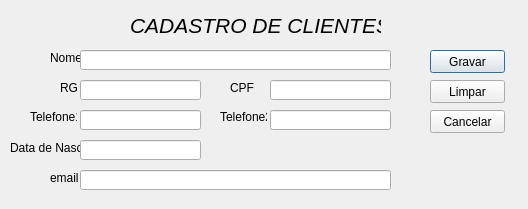
<?xml version="1.0" encoding="UTF-8"?>
<ui version="4.0">
 <class>FrmCadClienteDialog</class>
 <widget class="QDialog" name="FrmCadClienteDialog">
  <property name="geometry">
   <rect>
    <x>0</x>
    <y>0</y>
    <width>528</width>
    <height>209</height>
   </rect>
  </property>
  <property name="windowTitle">
   <string>Cadastro Cliente</string>
  </property>
  <widget class="QLabel" name="label">
   <property name="geometry">
    <rect>
     <x>50</x>
     <y>50</y>
     <width>31</width>
     <height>16</height>
    </rect>
   </property>
   <property name="text">
    <string>Nome</string>
   </property>
  </widget>
  <widget class="QLabel" name="label_2">
   <property name="geometry">
    <rect>
     <x>60</x>
     <y>80</y>
     <width>21</width>
     <height>16</height>
    </rect>
   </property>
   <property name="text">
    <string>RG</string>
   </property>
  </widget>
  <widget class="QLabel" name="label_3">
   <property name="geometry">
    <rect>
     <x>230</x>
     <y>80</y>
     <width>31</width>
     <height>16</height>
    </rect>
   </property>
   <property name="text">
    <string>CPF</string>
   </property>
  </widget>
  <widget class="QLabel" name="label_4">
   <property name="geometry">
    <rect>
     <x>30</x>
     <y>110</y>
     <width>47</width>
     <height>13</height>
    </rect>
   </property>
   <property name="text">
    <string>Telefone1</string>
   </property>
  </widget>
  <widget class="QLabel" name="label_5">
   <property name="geometry">
    <rect>
     <x>220</x>
     <y>110</y>
     <width>47</width>
     <height>13</height>
    </rect>
   </property>
   <property name="text">
    <string>Telefone2</string>
   </property>
  </widget>
  <widget class="QLabel" name="label_6">
   <property name="geometry">
    <rect>
     <x>10</x>
     <y>140</y>
     <width>71</width>
     <height>16</height>
    </rect>
   </property>
   <property name="text">
    <string>Data de Nasc.</string>
   </property>
  </widget>
  <widget class="QLabel" name="label_7">
   <property name="geometry">
    <rect>
     <x>50</x>
     <y>170</y>
     <width>31</width>
     <height>16</height>
    </rect>
   </property>
   <property name="text">
    <string>email</string>
   </property>
  </widget>
  <widget class="QLineEdit" name="edNome">
   <property name="geometry">
    <rect>
     <x>80</x>
     <y>50</y>
     <width>311</width>
     <height>20</height>
    </rect>
   </property>
  </widget>
  <widget class="QLineEdit" name="edRG">
   <property name="geometry">
    <rect>
     <x>80</x>
     <y>80</y>
     <width>121</width>
     <height>20</height>
    </rect>
   </property>
  </widget>
  <widget class="QLineEdit" name="edCPF">
   <property name="geometry">
    <rect>
     <x>270</x>
     <y>80</y>
     <width>121</width>
     <height>20</height>
    </rect>
   </property>
  </widget>
  <widget class="QLineEdit" name="edTelefone1">
   <property name="geometry">
    <rect>
     <x>80</x>
     <y>110</y>
     <width>121</width>
     <height>20</height>
    </rect>
   </property>
  </widget>
  <widget class="QLineEdit" name="edTelefone2">
   <property name="geometry">
    <rect>
     <x>270</x>
     <y>110</y>
     <width>121</width>
     <height>20</height>
    </rect>
   </property>
  </widget>
  <widget class="QLineEdit" name="edNasc">
   <property name="geometry">
    <rect>
     <x>80</x>
     <y>140</y>
     <width>121</width>
     <height>20</height>
    </rect>
   </property>
  </widget>
  <widget class="QLineEdit" name="edEmail">
   <property name="geometry">
    <rect>
     <x>80</x>
     <y>170</y>
     <width>311</width>
     <height>20</height>
    </rect>
   </property>
  </widget>
  <widget class="QPushButton" name="btGravar">
   <property name="geometry">
    <rect>
     <x>430</x>
     <y>50</y>
     <width>75</width>
     <height>23</height>
    </rect>
   </property>
   <property name="text">
    <string>Gravar</string>
   </property>
  </widget>
  <widget class="QPushButton" name="btLimpar">
   <property name="geometry">
    <rect>
     <x>430</x>
     <y>80</y>
     <width>75</width>
     <height>23</height>
    </rect>
   </property>
   <property name="text">
    <string>Limpar</string>
   </property>
  </widget>
  <widget class="QPushButton" name="btCancelar">
   <property name="geometry">
    <rect>
     <x>430</x>
     <y>110</y>
     <width>75</width>
     <height>23</height>
    </rect>
   </property>
   <property name="text">
    <string>Cancelar</string>
   </property>
  </widget>
  <widget class="QLabel" name="label_8">
   <property name="geometry">
    <rect>
     <x>130</x>
     <y>10</y>
     <width>251</width>
     <height>31</height>
    </rect>
   </property>
   <property name="font">
    <font>
     <family>Tahoma</family>
     <pointsize>16</pointsize>
     <italic>true</italic>
    </font>
   </property>
   <property name="text">
    <string>CADASTRO DE CLIENTES</string>
   </property>
  </widget>
 </widget>
 <resources/>
 <connections/>
</ui>
